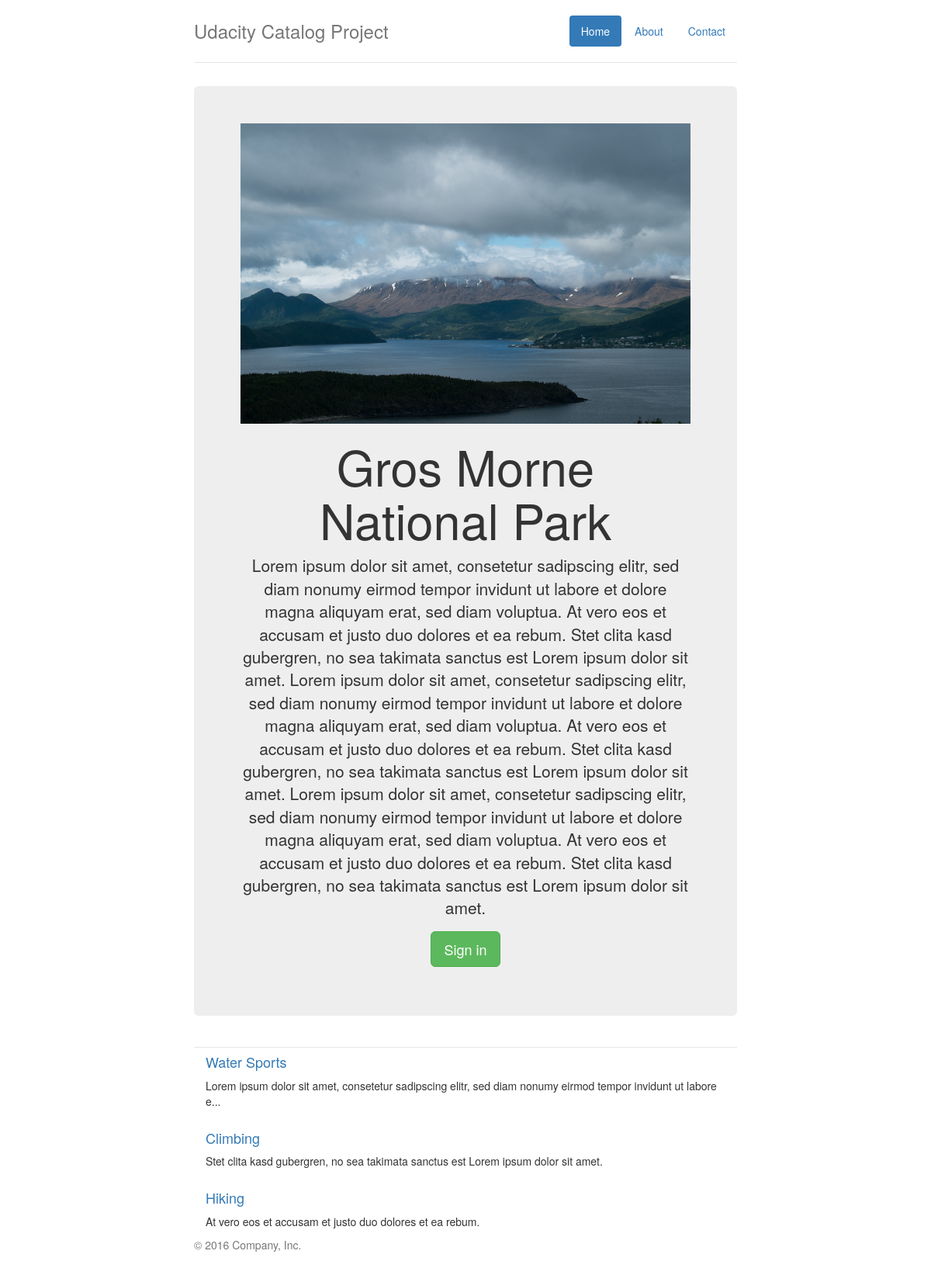
The page /expedition/1/ on the database its author committed.
### setup_database.py (models this page shows, shortened)
class Expedition(Base):
    __tablename__ = 'expeditions'
    id = Column(Integer, primary_key=True)
    title = Column(String(80), nullable=False)
    description = Column(Text, nullable=True)
    picture = Column(String(255))
    user_id = Column(Integer, ForeignKey('users.id'))
    user = relationship(User)
    category = relationship('Category', secondary=expeditions_categories,
                            back_populates='expedition')

class Category(Base):
    __tablename__ = 'categories'
    id = Column(Integer, primary_key=True)
    name = Column(String(80), nullable=False)
    description = Column(String(255), nullable=False)
    picture = Column(String(255), nullable=True)
    user_id = Column(Integer, ForeignKey('users.id'))
    expedition = relationship('Expedition',
                              secondary=expeditions_categories,
                              back_populates='category')

### main.py (the view)
@app.route('/expedition/<int:expedition_id>/')
def expedition(expedition_id):
    expedition = session.query(Expedition).filter_by(id=expedition_id).one()
    categories = session.query(Category).filter(Category.expedition.any(id=expedition_id))
    return render_template('expedition.html', expedition=expedition,
                           categories=categories)

### templates/expedition.html (shortened to what this page needs)
{% extends "base.html" %}
{%block head %}
    {{ super() }}
{% endblock %}
{% block body %}
      <div class="jumbotron">
           <p><img src="{{url_for('static', filename=expedition.picture) }}" class="img-responsive"></p>
        <h1>{{ expedition.title }}</h1>
        <p class="lead">{{ expedition.description }}</p>
        <p><a class="btn btn-lg btn-success" href="{{ url_for('login') }}" role="button">Sign in</a></p>
      </div>
      <div class="row marketing">
          {% if not categories %}
          <p>So far no categories for activities <a href="{{ url_for('login') }}">Login</a> to create a new category and start adding stuff!</p>
           {% else %}
          <div class="col-lg-12">
              {% for c in categories %}
          <h4><a href="{{ url_for('category', expedition_id=expedition.id, category_id=c.id) }}">{{ c.name }}</a></h4>
          <p>{{ c.description|truncate(110, True) }}</p>
          {% endfor %}
              {% endif %}
      </div>
      <footer class="footer">
        <p>&copy; 2016 Company, Inc.</p>
      </footer>
    </div>
{% endblock %}

### static/jumbotron-narrow.css (style rules this page uses)
body { padding-top: 20px; padding-bottom: 20px; }
.header, .marketing, .footer { padding-right: 15px; padding-left: 15px; }
.footer { padding-top: 19px; color: #777; border-top: 1px solid #e5e5e5; }
@media (min-width: 768px) { .jumbotron { text-align: center; border-bottom: 1px solid #e5e5e5; } }
.marketing { margin: 40px 0; }
.marketing p + h4 { margin-top: 28px; }
@media screen and (min-width: 768px) { .header, .marketing, .footer { padding-right: 0; padding-left: 0; } }
@media screen and (min-width: 768px) { .jumbotron { border-bottom: 0; } }

### rows shown on the page
Expedition: picture (picture), title "Gros Morne National Park", description "Lorem ipsum dolor sit amet, consetetur sadipscing elitr, sed diam nonumy eirmod tempor invidunt ut labore et dolore magna aliquyam erat, sed diam voluptua. At vero eos et accusam et justo duo dolores et ea rebum. Stet clita kasd gubergren, no sea takimata sanctus est Lorem ipsum dolor sit amet. Lorem ipsum dolor sit amet, consetetur sadipscing elitr, sed diam nonumy eirmod tempor invidunt ut labore et dolore magna aliquyam erat, sed diam voluptua. At vero eos et accusam et justo duo dolores et ea rebum. Stet clita kasd gubergren, no sea takimata sanctus est Lorem ipsum dolor sit amet. Lorem ipsum dolor sit amet, consetetur sadipscing elitr, sed diam nonumy eirmod tempor invidunt ut labore…"
Category: name "Water Sports", description "Lorem ipsum dolor sit amet, consetetur sadipscing elitr, sed diam nonumy eirmod tempor invidunt ut labore e..."
Category: name "Climbing", description "Stet clita kasd gubergren, no sea takimata sanctus est Lorem ipsum dolor sit amet."
Category: name "Hiking", description "At vero eos et accusam et justo duo dolores et ea rebum."
